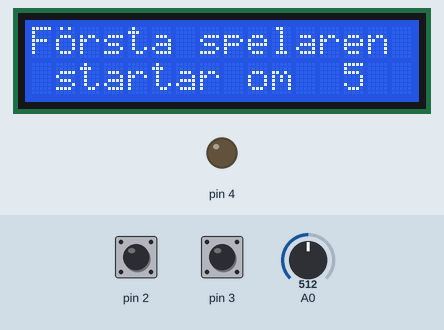
This sketch was run on a simulated Arduino Uno, built with avr-gcc and run on an emulated ATmega328P. On the bench: 16×2 character LCD, output pins drawn as LEDs (lit = HIGH). Inputs (shaded band) come from the test bench; at power-on: pin 3 HIGH, pin 2 HIGH, A0 = 512. Random numbers use the default seed unless the sketch sets one; what the sketch prints to the serial monitor is not drawn.

Above: at 1.2 s.
At 7.3 s:
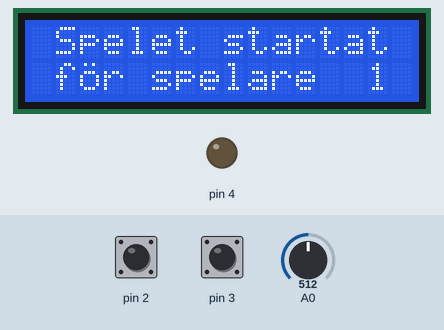
7.4 s: pin 3 pulled LOW for 0.15 s
At 7.8 s:
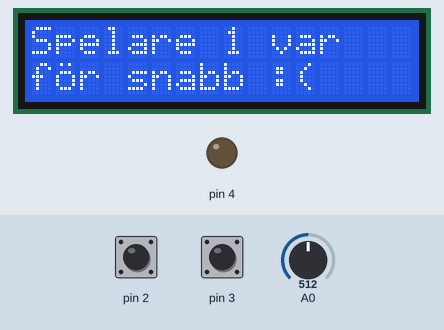
At 10.0 s:
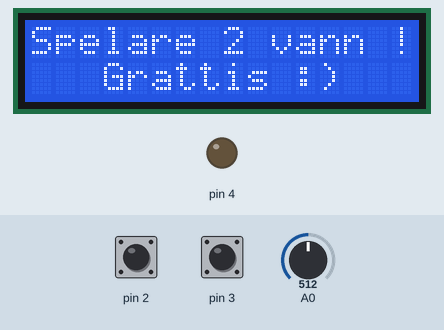
Timing chart, 0 to 22.3 s (numbered marks = the images above; inputs shaded):
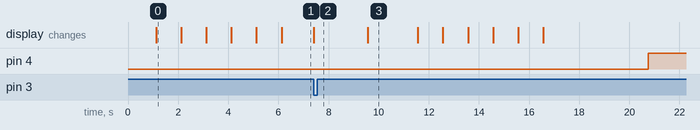

Measured:
- what the display in image 0 shows lasts 1.0 s, from 1.1 s to 2.1 s

The sketch:

reaction-game.ino
```cpp
// include lcd header
#include <LiquidCrystal.h>

// init the library with the numbers of the interface pins
LiquidCrystal lcd(8, 9, 10, 11, 12, 13);

// constants for the swedish characters
byte AwithRing[8] = {B00100, B01010, B01110, B00001, B01111, B10001, B01111};

byte AwithDots[8] = {B01010, B00000, B01110, B00001, B01111, B10001, B01111};

byte OwithDots[8] = {B01010, B00000, B01110, B10001, B10001, B10001, B01110};

byte BigAwithRing[8] = {0b00100, 0b01010, 0b01110, 0b10001,
                        0b11111, 0b10001, 0b10001, 0b00000};

byte BigAwithDots[8] = {0b01010, 0b00000, 0b01110, 0b10001,
                        0b11111, 0b10001, 0b10001, 0b00000};

byte BigOwithDots[8] = {0b01010, 0b01110, 0b10001, 0b10001,
                        0b10001, 0b10001, 0b01110, 0b00000};

// global strings
String msg_player_one = "Första spelaren";
String msg_player_two = "Andra spelaren";
String msg_start = " startar om ";
String msg_started = " Spelet startat ";
String msg_player_one_started = " för spelare  1";
String msg_player_two_started = " för spelare  2";
String msg_reaction_time = "Tid : ";
String msg_winner_one = "Spelare 1 vann !";
String msg_winner_two = "Spelare 2 vann !";
String msg_winner_msg = "   Grattis :)";
String msg_winner_none = " Det blev lika :)";
String msg_info_player_one = "Spelare 1 var";
String msg_info_player_two = "Spelare 2 var";
String msg_info_too_slow = "för långsam :(";

// global counters for each player
unsigned long time_player_start;
unsigned long time_player_current;
unsigned long time_player_elapsed;
unsigned long time_player_one;
unsigned long time_player_two;

// global counters for each round
unsigned long time_round_start;
unsigned long time_round_current;
unsigned long time_round_elapsed;

// global game state variables
int game_round = 0;
int rnd = 0;
bool game_started = false;;

// globlal variable used to determine if key is pressed or not
bool btnpressed = false;
int active_pin = 0;

// global vars for the random time generation
int rnd_msec_min = 3000;
int rnd_msec_max = 15000;
int player_timeout_msec = 30000;
int count_down_starter = 5;

// helper function to replace swedish chars with our custom glyphs
void printmsg(String str) {
  str.replace("å", "\1");
  str.replace("ä", "\2");
  str.replace("ö", "\3");
  str.replace("Å", "\4");
  str.replace("Ä", "\5");
  str.replace("Ö", "\6");
  lcd.print(str);
}

// setup function to init the lcd and the random generator
void setup() {
  // create the custom glyphs for the swedish chars
  lcd.createChar(1, AwithRing);     // å
  lcd.createChar(2, AwithDots);     // ä
  lcd.createChar(3, OwithDots);     // ö
  lcd.createChar(4, BigAwithRing);  // Å
  lcd.createChar(5, BigAwithDots);  // Ä
  lcd.createChar(6, BigOwithDots);  // Ö

  delay(1000);
  Serial.begin(9600);
  Serial.println("= = = = game starting = = = = ");
  Serial.println("setting pinmode input_pullup on pin 2,3");
  Serial.println("setting pinmode output on pin 4");

  // configure pin 2,3 to "report" LOW when pulled to gnd
  pinMode(2, INPUT_PULLUP);
  pinMode(3, INPUT_PULLUP);

  // configure pin 4 to be an "output pin"
  pinMode(4, OUTPUT);

  // configure the dimensions of the lcd
  lcd.begin(16, 2);

  // initialize the game
  init_game();
}

// function called on button press
void btn_pressed(int pin) {
  bool pressed_to_early = false;
  String msg = "Spelare 1 var";
  int spacing;

  btnpressed = true;
  active_pin = pin;
  Serial.print("pressing btn on pin ");Serial.println(pin);

  // user presses the button
  if (pin == 3){
    // calculate time for the user, from when led was lit
    time_player_current = millis();
    time_player_elapsed = time_player_current - time_player_start;

    // player one game
    if (game_round == 0){
      // if game was not started yet, user pressed to quickly
      if (game_started == false){
        pressed_to_early = true;
        time_player_one = 1;
        time_player_two = 0;
      }else{
        time_player_one = time_player_elapsed;
      }
    // player two game
    }else{
      // if game was not started yet, user pressed to quickly
      if (game_started == false){
        msg = "Spelare 2 var";
        pressed_to_early = true;
        time_player_one = 0;
        time_player_two = 1;
      }else{
        time_player_two = time_player_elapsed;
      }
    }

    // if either of the players were to quick, just print a message
    // and end game by increasing the game counter
    if (pressed_to_early == true){
      lcd.clear();
      lcd.print(msg);
      lcd.setCursor(0, 1);
      printmsg("för snabb :(");
      game_round++;
      return;
    }

    // we get here, just print the elapsed time for the user
    // code for handling "next game logic" is in the released button function
    Serial.print("took : ");Serial.print(time_player_elapsed);Serial.println(" ms");
    lcd.clear();
    printmsg(msg_reaction_time);
    lcd.setCursor(6, 0);

    if (game_round == 0){
      lcd.print(time_player_one);
      spacing = floor (log10 (abs (time_player_one))) + 1;
    }else{
      lcd.print(time_player_two);
      spacing = floor (log10 (abs (time_player_two))) + 1;
    }

    lcd.setCursor(7+spacing, 0);
    lcd.print("ms");
  }
}

// function called when button is released
void btn_released(int pin) {
  btnpressed = false;
  active_pin = 0;
  Serial.print("releasing btn on pin ");
  Serial.println(pin);
  delay(2000);

  // user releases the buton
  if (pin == 3){

    // if its the first player, just increase the game round counter
    // and initialize a new game
    if (game_round == 0){
      game_round++;
    }else{

      // if its the second player though, print the winner
      print_winner();

      // reset the game round counter to restart the game
      game_round = 0;
    }

    // reinitialize the game
    init_game();
  }
}

// wrapper function to calculate and print the winner
void print_winner(){

  lcd.clear();
  if (time_player_one == time_player_two){
    printmsg(msg_winner_none);
  }else if (time_player_one < time_player_two){
    printmsg(msg_winner_one);
  }else{
    printmsg(msg_winner_two);
  }

  lcd.setCursor(0, 1);
  printmsg(msg_winner_msg);
  delay(2000);
}

// function used to initialize the game, the game_round counter
// is used to determine player
void init_game() {
  // reset all game round/state variables used
  game_started = false;
  time_round_start = 0;
  time_round_current = 0;
  time_round_elapsed = 0;

  // clear display, turn of led, seed random generator
  lcd.clear();
  digitalWrite(4, LOW);
  randomSeed(analogRead(0));

  if (game_round == 0){
    printmsg(msg_player_one);
  }else{
    printmsg(msg_player_two);
  }

  lcd.setCursor(0, 1);
  printmsg(msg_start);

  // show a simple countdown for the user
  for (int cnt=count_down_starter; cnt>0; cnt--){
    Serial.println(cnt);
    lcd.setCursor(msg_start.length()+1, 1);
    lcd.print(cnt);
    delay(1000);
  }

  // clear display, show message and set random time to wait for
  // led to light up
  lcd.clear();
  printmsg(msg_started);
  lcd.setCursor(0, 1);

  if (game_round == 0){
    printmsg(msg_player_one_started);
  }else{
    printmsg(msg_player_two_started);
  }

  rnd = random(rnd_msec_min,rnd_msec_max);
  Serial.print("random sleep is set to ");Serial.print(rnd);Serial.println(" ms");
  time_round_start = millis();
}


// loop function for running the game
void loop() {

  // loop btn inputs and act on presses / releases
  for (int pin = 2; pin < 4; pin++) {
    if (digitalRead(pin) == LOW && btnpressed == false) {
      btn_pressed(pin);
    }
    if (digitalRead(active_pin) == HIGH && btnpressed == true) {
      btn_released(active_pin);
    }
  }

  // set current round time, calculate the elapsed time so we now
  // when to light up the led
  time_round_current = millis();
  time_round_elapsed = time_round_current - time_round_start;

  if (time_round_elapsed > rnd && game_started == false){
    digitalWrite(4, HIGH);
    Serial.println("led is lit, waiting for user reaction");
    time_player_start = millis();
    game_started = true;
  }

  // if the user never presses, just declare winner and restart game
  if (time_round_elapsed > player_timeout_msec && game_started == true){
    Serial.println("user to slow");
    lcd.clear();

    // player one game
    if (game_round == 0){
      lcd.print(msg_info_player_one);
      time_player_one = 1;
      time_player_two = 0;
    }else{
      // player two game
      lcd.print(msg_info_player_two);
      time_player_one = 0;
      time_player_two = 1;
    }

    lcd.setCursor(0, 1);
    printmsg(msg_info_too_slow);

    // reset the game round counter to restart the game
    delay(2000);

    print_winner();
    game_round = 0;
    init_game();
  }
}
```
